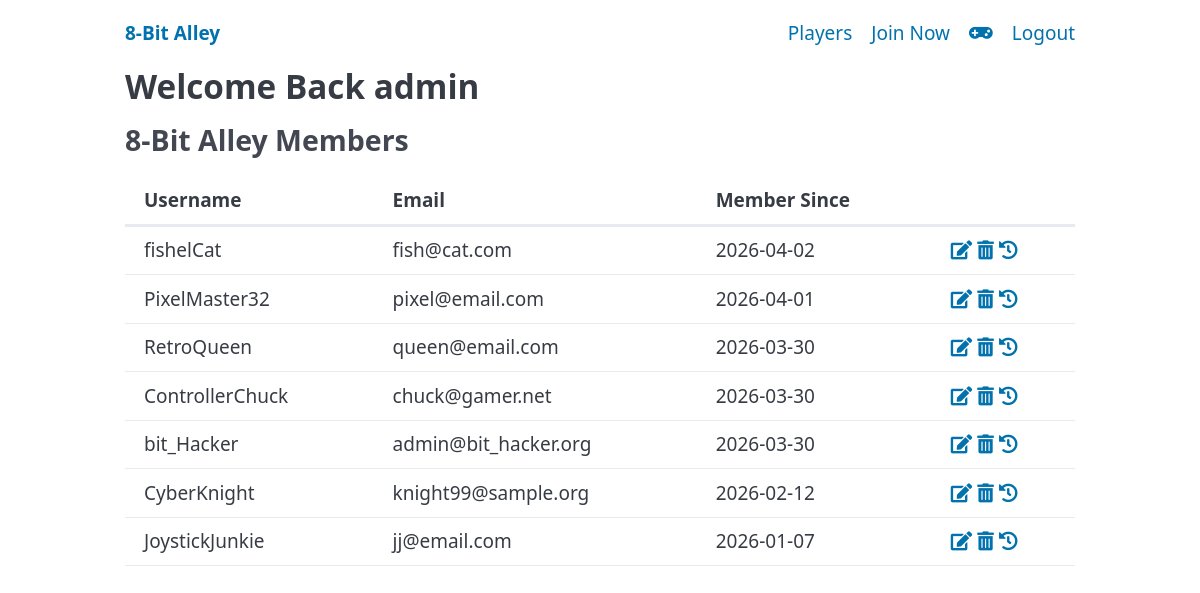
/players (signed in), run on the app's committed database.
### tables this page shows
CREATE TABLE players (
    player_id INTEGER PRIMARY KEY,
    username TEXT NOT NULL,
    email TEXT UNIQUE,
    join_date TEXT DEFAULT CURRENT_DATE,
    verified TEXT
);

### app.py (the view)
@app.route('/players')
def players():
    all_players = q.get_all_players()
    return render_template('players.html', all_players=all_players)

### queries.py (called while the page is built)
def get_all_players():
    sql = "SELECT * FROM players ORDER BY join_date DESC"
    players = db.execute(sql)
    return players

### templates/players.html
{% extends "base.html" %}
{% block content %}
    {% if session.get('username') %}
        <h2>Welcome Back {{ session.get('username') }}</h2>
    {% endif %}
    <h3>8-Bit Alley Members</h3>
    <table>
        <thead>
            <tr>
                <th>Username</th>
                <th>Email</th>
                <th>Member Since</th>
                <th></th>
            </tr>
        </thead>
        <tbody>
            {% for player in all_players %}
            <tr>
                <td>{{ player.username }}</td>
                <td>{{ player.email }}</td>
                <td>{{ player.join_date }}</td>
                <td><a href="/edit/{{player.player_id}}">
                    <i class="fas fa-edit"></i></a>
                    <a href="/delete/{{player.player_id}}">
                        <i class="fas fa-trash-alt"></i></a>
                    <a href="/game_history/{{player.player_id}}">
                        <i class="fas fa-history"></i>
                    </a>
                </td>
            </tr>
            {% endfor %}
        </tbody>
    </table>
{% endblock %}

### data on the page
players: username "fishelCat", email "fish@cat.com", join_date "2026-04-02"
players: username "PixelMaster32", email "pixel@email.com", join_date "2026-04-01"
players: username "RetroQueen", email "queen@email.com", join_date "2026-03-30"
players: username "ControllerChuck", email "chuck@gamer.net", join_date "2026-03-30"
players: username "bit_Hacker", email "admin@bit_hacker.org", join_date "2026-03-30"
players: username "CyberKnight", email "knight99@sample.org", join_date "2026-02-12"
players: username "JoystickJunkie", email "jj@email.com", join_date "2026-01-07"

### other printed values
{{ session.get('username') }} "admin"
